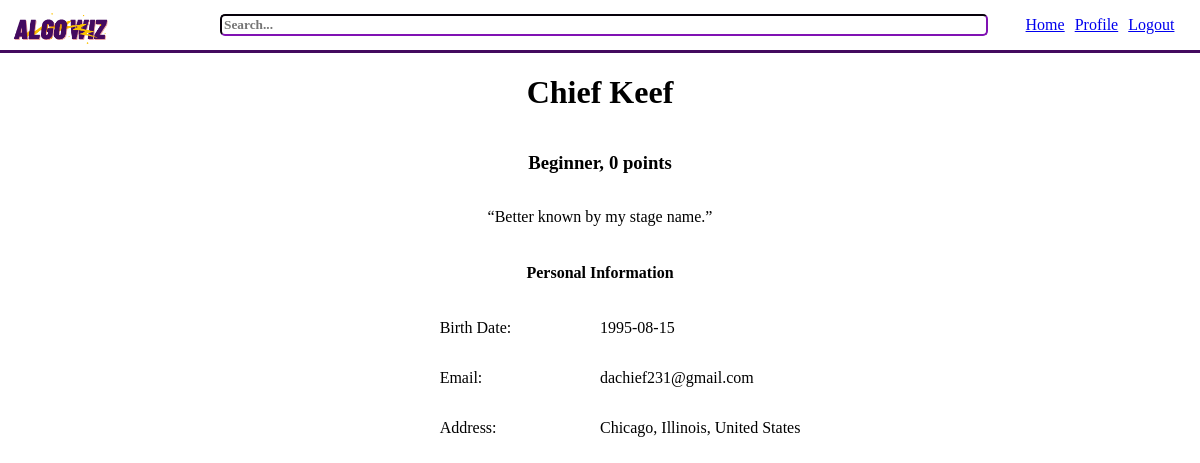
The page /frontend_work/user_profile.php?visit_username=chiefkeef on the database its author committed.
### tables this page shows
Create table UsersInfo(
    user_id integer primary key,
    uname varchar(100) not null,
    email varchar(50) not null,
    city varchar (30) not null,
    state varchar(30) not null,
    country varchar(30) not null,
    dob date not null,
    short_desc varchar(500),  
    points integer not null,
    foreign key (user_id) references UsersLogin(user_id)
);

Create table StatusDict(
    status_id integer primary key auto_increment,
    status_title varchar(30) not null,
    point_threshold integer not null
);

### frontend_work/user_profile.php (the view, shortened to what this page needs)
<?php
    include_once "../backend_work/connect_server.php";
?>
<!doctype html>
<html>
    <head>
        <?php
            $username = $_GET["username"];
            $visit_username = $_GET["visit_username"];
            if ($visit_username === 'false'){
                $sql = "
                    select uname, status_title, points, email, city, state, country, dob, short_desc
                    from UsersLogin natural join UsersInfo
                    join UserStatus on UsersLogin.user_id = UserStatus.user_id
                    join StatusDict on UserStatus.status_id = StatusDict.status_id
                    where UsersLogin.username = '$username';
                ";
            }
            else {
                $sql = "
                    select uname, status_title, points, email, city, state, country, dob, short_desc
                    from UsersLogin natural join UsersInfo
                    join UserStatus on UsersLogin.user_id = UserStatus.user_id
                    join StatusDict on UserStatus.status_id = StatusDict.status_id
                    where UsersLogin.username = '$visit_username';
                ";
            }
            $result = mysqli_query($conn, $sql);
            $row = mysqli_fetch_assoc($result);
            $name = $row["uname"];
            $rank = $row["status_title"];
            $points = $row["points"];
            $email = $row["email"];
            $city = $row["city"];
            $state = $row["state"];
            $country = $row["country"];
            $dob = $row["dob"];
            $short_desc = $row["short_desc"];
        ?>
        <link type="text/css" rel="stylesheet" href="../css/styles.css"/>
        <link type="text/css" rel="stylesheet" href="../css/nav_styles.css"/>
        <link type="text/css" rel="stylesheet" href="../css/user_profile_styles.css"/>
    </head>
    <body>
        <header>
            <img id="logo" src="../assets/algo-wiz-logo.png"/>
            <form id="search_bar" action="../backend_work/search_results.php" method = $_POST>
                <input type="text" name="search_query" value="" placeholder="Search...">
            </form>
            <nav>
                <?php
                    $lp_var = "landing_page.php?username=$username";
                    $pp_var = "user_profile.php?username=$username&visit_username=false";
                    echo "<p><a href=$lp_var>Home</a></p>";
                    echo "<p><a href=$pp_var>Profile</a></p>";
                    echo "<p><a href='../index.php'>Logout</a></p>";
                ?>
            </nav>
        </header>
        <main>
            <?php
                echo "
                <h1>$name</h1>
                <section id='status_section'>
                    <h3>$rank,</h3>
                    <h3>$points points</h3>
                </section>
                <p>
                    <q>$short_desc</q>
                </p>
                <h4>Personal Information</h4>
                <section id='personal_information'>
                    <p class='title' id='birthday-title'>Birth Date: </p>
                    <p id='birthday-info'>$dob</p>
                    <p class='title' id='email-title'>Email: </p>
                    <p id='email-info'>$email</p>
                    <p class='title' id='address-title'>Address:</p>
                    <p id='address-info'>$city, $state, $country</p>
                </section>
                ";
            ?>
        </main>
    </body>
</html>

### css/styles.css (style rules this page uses)
html { width: 100%; height: 100%; font-family: Verdana; margin: 0px; padding: 0px; }
html > * { animation-name: appear; animation-timing-function: ease; animation-duration: 2s; }
body { width: 100%; height: 100%; padding: 0px; margin: 0px; }
#logo { width: 300px; height: 300px; }

### css/nav_styles.css (style rules this page uses)
nav { display: flex; flex-direction: row; height: min-content; gap: 10px; margin-right: 10px; }
header { background-color: white; display: grid; grid-template-areas: "logo search-bar nav"; grid-template-columns: 1fr 4fr 1fr; border-bottom: 3px solid #440A5F; align-items: center; gap: 30px; }
#logo { margin-left: 10px; height: 100px; width: 100px; margin-top: -25px; margin-bottom: -30px; margin-right: -30px; }
input { width: 100%; border-color: #440A5F; border-radius: 5px; font-family: inherit; font-weight: bold; }
nav { grid-area: nav; display: flex; flex-direction: row; justify-content: center; }

### css/user_profile_styles.css (style rules this page uses)
body { margin: 0px; padding: 0px; }
main { display: flex; flex-direction: column; justify-content: flex-start; align-items: center; }
#status_section { display: flex; flex-direction: row; justify-content: center; gap: 5px; }
#personal_information { display: grid; grid-template-areas: "birthday birthday-info" "email email-info" "address address-info"; grid-template-columns: 1fr 1fr; grid-template-rows: 1fr 1fr 1fr; justify-content: center; align-items: center; }
.title { display: flex; flex-direction: row; justify-content: flex-start; padding-left: 20%; }
#birthday-title { grid-area: birthday; }
#birthday-info { grid-area: birthday-info; }
#email-title { grid-area: email; }
#email-info { grid-area: email-info; }
#address-title { grid-area: address; }
#address-info { grid-area: address-info; }

### rows shown on the page
usersinfo: uname "Chief Keef", statusdict.status_title "Beginner", points "0", short_desc "Better known by my stage name.", dob "1995-08-15", email "dachief231@gmail.com", city "Chicago", state "Illinois", country "United States"
